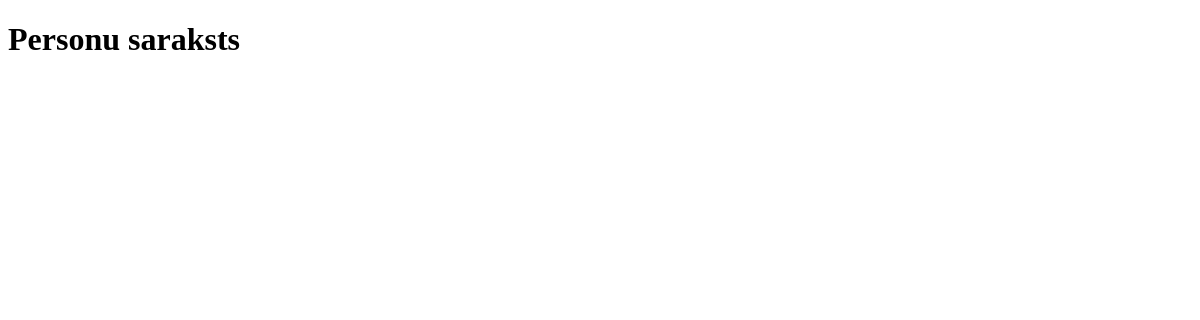
The app's page /visi, older data.
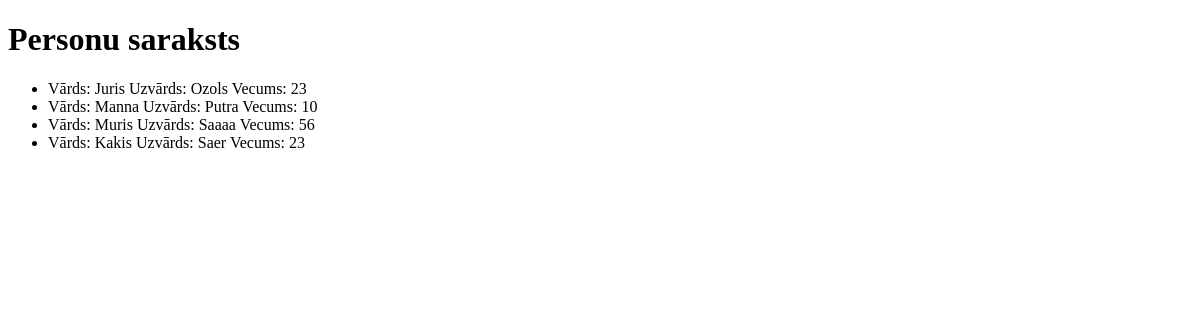
The same page, newer data.
### galva.py (models this page shows)
class Tabula1(db.Model):
    id = db.Column(db.Integer, primary_key=True)
    vards = db.Column(db.String(50), nullable=False)
    uzvards = db.Column(db.String(50), nullable=False)
    vecums = db.Column(db.Integer, nullable=False)

### galva.py (the view)
@app.route('/visi')
def visi():
    data_tabula1 = fetch_data_tabula1_visi()
    print("Tas ko saņem pirms lapas")
    print(data_tabula1)
    return render_template('personas.html', tasks=data_tabula1)

### galva.py (called while the page is built)
def fetch_data_tabula1_visi():
    data_tabula1 = Tabula1.query.all()
    result = []
    for entry in data_tabula1:
        result.append({
            'id': entry.id,
            'vards': entry.vards,
            'uzvards': entry.uzvards,
            'vecums': entry.vecums
        })
    return result

### templates/personas.html (shortened to what this page needs)
<!DOCTYPE html>
<html lang="en">
<head>
</head>
<body>
    <h1>Personu saraksts</h1>
    <ul>
        {% for task in tasks %}
            <li>
                Vārds: {{ task.vards }} Uzvārds: {{ task.uzvards }} Vecums: {{ task.vecums }}
            </li>
        {% endfor %}
    </ul>
</body>
</html>

Row changes from the older to the newer data that the page shows:
added Tabula1: vards "Juris", uzvards "Ozols", vecums "23"
added Tabula1: vards "Manna", uzvards "Putra", vecums "10"
added Tabula1: vards "Muris", uzvards "Saaaa", vecums "56"
added Tabula1: vards "Kakis", uzvards "Saer", vecums "23"
